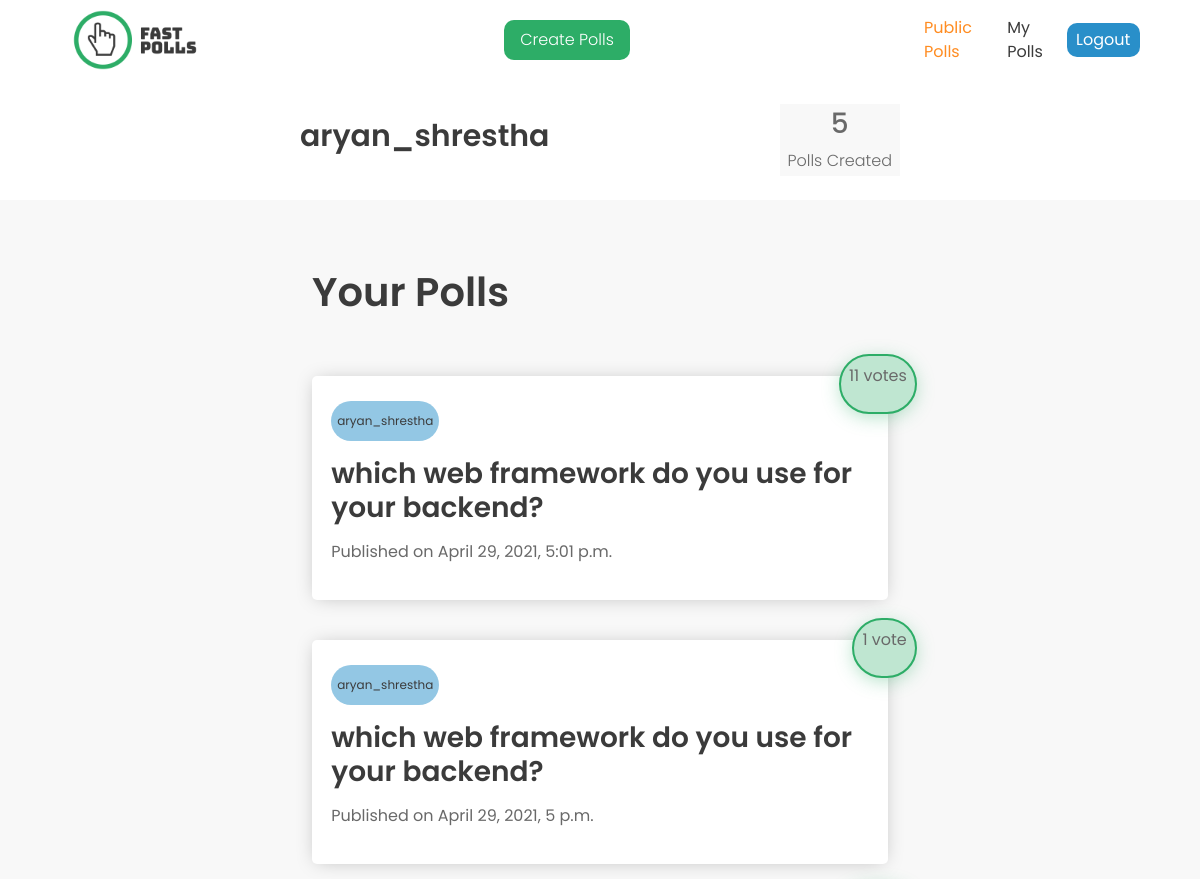
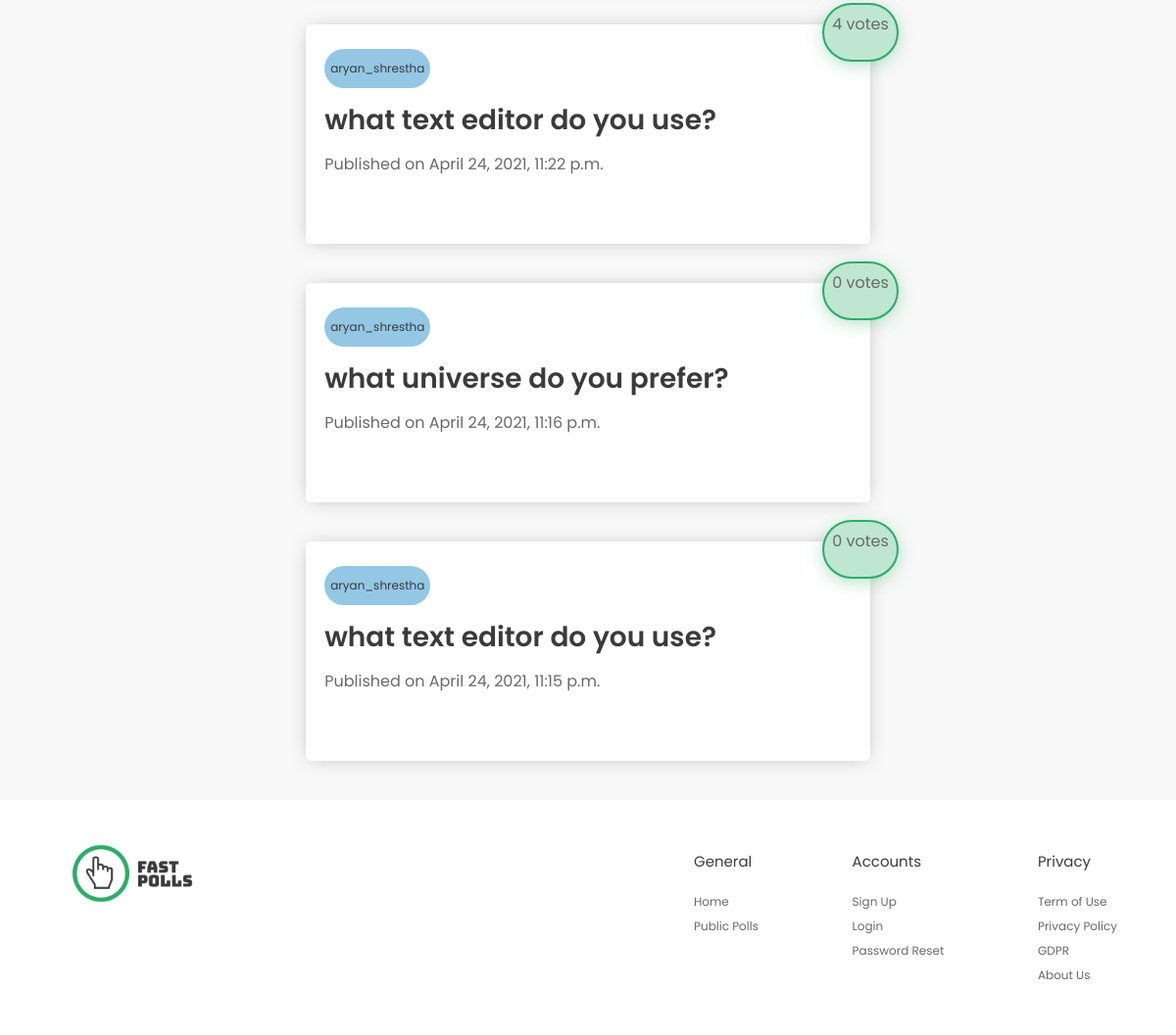
The page /my_polls/ (signed in) on the database its author committed (2 pictures, top to bottom).
### pollsapp/models.py (models this page shows, shortened)
class Question(models.Model):
    user = models.ForeignKey(User, on_delete = models.CASCADE)
    question_text = models.CharField(max_length=200)
    pub_date = models.DateTimeField(auto_now_add=True)
    def get_total_vote(self):
        choices = self.choice_set.all()
        global total_votes
        total_votes=0
        for choice in choices:
            total_votes = total_votes + choice.votes
        return total_votes

class Choice(models.Model):
    question = models.ForeignKey(Question, on_delete = models.CASCADE)
    choice_text = models.CharField(max_length = 200)
    votes = models.IntegerField(default=0)

### pollsapp/views.py (the view)
# urls.py: path('my_polls/', views.my_polls, name = 'my_polls'),
@login_required
def my_polls(request):
    user_name = request.user
    user = User.objects.get(username=user_name)
    polls = user.question_set.all().order_by('-pub_date')[:5]
    no_of_votes = polls.count()
    context = {
        'user':user,
        'polls':polls,
        'no_of_votes': no_of_votes,
    }
    return render(request, 'pollsapp/my_polls.html', context)

### pollsapp/templates/pollsapp/my_polls.html
{% extends 'pollsapp/main.html' %}
{% load static %}
{% block content %}
    <div class="profile-detail-container">
        <div>
            <h1>{{user.username}}</h1>
            <a href="#"><h3>{{no_of_votes}}</h3>Polls Created</a>
        </div>
    </div>
    <section class="container">
        <div class="hero-text-container">
            <h1>Your Polls</h1>
        </div>
        <div class="polls-container">
            {% for poll in polls %}
                <a href="{% url 'pollsapp:result' poll.id %}"><div class="poll">
                    <div class="votes">
                        <p>{{poll.get_total_vote}} vote{{poll.get_total_vote|pluralize}}</p>
                    </div>
                    <p class="username">{{poll.user.username}}</p>
                    <h3>{{poll.question_text}}</h3>
                    <p>Published on {{poll.pub_date}}</p>
                </div></a>
            {% endfor %}
        </div>
    </section>
{% endblock %}

### pollsapp/static/pollsapp/style.css (style rules this page uses)
* { padding: 0; margin: 0; -webkit-box-sizing: border-box; box-sizing: border-box; font-family: 'Poppins', sans-serif; }
body { background-color: #F8F8F8; }
.container { width: 50%; margin: 3rem auto auto auto; display: -webkit-box; display: -ms-flexbox; display: flex; -webkit-box-pack: justify; -ms-flex-pack: justify; justify-content: space-between; -webkit-box-align: start; -ms-flex-align: start; align-items: flex-start; -webkit-box-orient: vertical; -webkit-box-direction: normal; -ms-flex-direction: column; flex-direction: column; }
.hero-text-container { height: 12vh; display: -webkit-box; display: -ms-flexbox; display: flex; -webkit-box-orient: vertical; -webkit-box-direction: normal; -ms-flex-direction: column; flex-direction: column; -webkit-box-pack: space-evenly; -ms-flex-pack: space-evenly; justify-content: space-evenly; margin-bottom: 2rem; }
.hero-text-container h1 { color: #3B3B3B; font-size: 40px; font-weight: 600; }
.polls-container { width: 100%; display: -webkit-box; display: -ms-flexbox; display: flex; -webkit-box-orient: vertical; -webkit-box-direction: normal; -ms-flex-direction: column; flex-direction: column; }
.polls-container a { text-decoration: none; }
.poll { position: relative; width: 100%; height: 14rem; background-color: #fff; margin-bottom: 2.5rem; -webkit-box-shadow: 0px 1px 19px -4px rgba(0, 0, 0, 0.25); box-shadow: 0px 1px 19px -4px rgba(0, 0, 0, 0.25); border-radius: 5px; z-index: -2; padding-left: 1.2rem; padding-top: 1.5rem; line-height: 40px; }
.poll h3 { color: #3B3B3B; font-weight: 600; }
.poll p { color: #696969; font-weight: 400; }
.poll .username { display: inline-block; background-color: rgba(41, 143, 201, 0.5); border-radius: 150px; font-size: 12px; padding: 0px 6px; color: #3B3B3B; }
.votes { padding: 0px 8px; background-color: rgba(45, 173, 103, 0.3); position: absolute; top: -10%; right: -5%; border-radius: 80px; border: 2px solid #2DAD67; display: flex; align-items: center; justify-content: center; }
.votes::before { content: ""; z-index: -1; top: 0; left: 0; width: 100%; height: 100%; background-color: #fff; position: absolute; border-radius: 200px; -webkit-box-shadow: 0px 4px 19px rgba(45, 173, 103, 0.4); box-shadow: 0px 4px 19px rgba(45, 173, 103, 0.4); }
.profile-detail-container { background-color: #fff; display: -webkit-box; display: -ms-flexbox; display: flex; -webkit-box-pack: center; -ms-flex-pack: center; justify-content: center; -webkit-box-align: center; -ms-flex-align: center; align-items: center; height: 15vh; }
.profile-detail-container div { width: 50%; margin: auto; display: -webkit-box; display: -ms-flexbox; display: flex; -webkit-box-pack: justify; -ms-flex-pack: justify; justify-content: space-between; -webkit-box-align: center; -ms-flex-align: center; align-items: center; }
.profile-detail-container h1 { color: #3B3B3B; font-size: 30px; font-weight: 600; color: #3B3B3B; }
.profile-detail-container a { color: #696969; font-size: 16px; font-weight: 300; display: inline-block; background-color: #F8F8F8; text-decoration: none; text-align: center; padding: 3px 8px; }

### rows shown on the page
Question: get_total_vote "11", user.username "aryan_shrestha", question_text "which web framework do you use for your backend?", pub_date "April 29, 2021, 5:01 p.m."
Question: get_total_vote "1", user.username "aryan_shrestha", question_text "which web framework do you use for your backend?", pub_date "April 29, 2021, 5 p.m."
Question: get_total_vote "4", user.username "aryan_shrestha", question_text "what text editor do you use?", pub_date "April 24, 2021, 11:22 p.m."
Question: get_total_vote "0", user.username "aryan_shrestha", question_text "what universe do you prefer?", pub_date "April 24, 2021, 11:16 p.m."
Question: get_total_vote "0", user.username "aryan_shrestha", question_text "what text editor do you use?", pub_date "April 24, 2021, 11:15 p.m."

### other values the page prints
{{ user.username }} "aryan_shrestha"
{{ no_of_votes }} "5"
